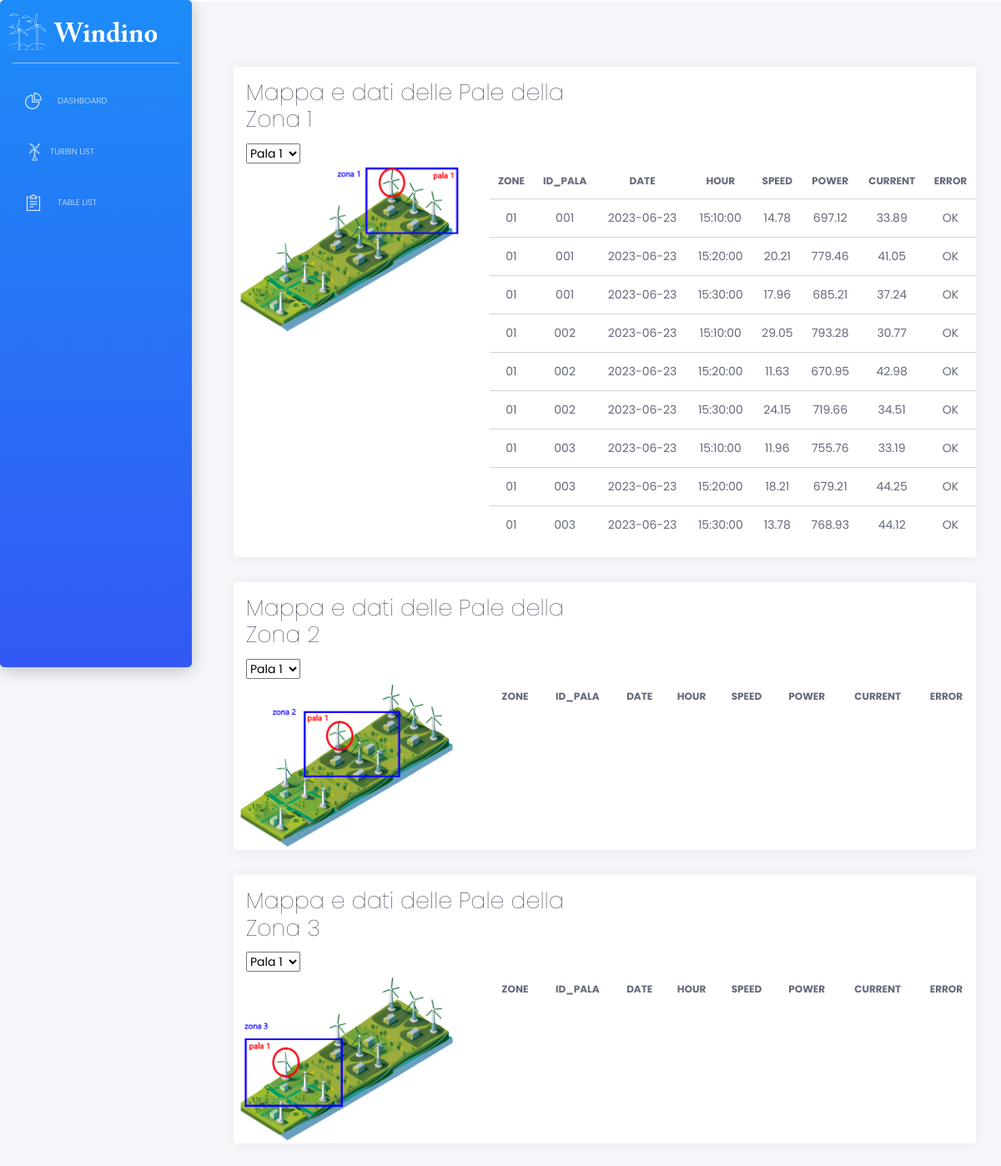
Screenshot of /pale with the database file from the repository.
### tables this page shows
CREATE TABLE arduino (
				   zone TEXT,
				   id TEXT,
				   date DATE,
				   hour TIME,
                   speed FLOAT,
                   power FLOAT,
				   current FLOAT,
				   error TEXT);

### apps/home/routes.py (the view)
@blueprint.route('/pale')
def pale():
    with get_db() as conn:
        arduino_all_data = conn.execute('SELECT * FROM arduino').fetchall()
        turbine_data= conn.execute(
                        "SELECT subquery3.zone, subquery3.id, subquery3.date, subquery3.hour, subquery3.speed, subquery3.power, subquery3.current, subquery3.error "
                        "FROM ( "
                        "    SELECT subquery2.*, ROW_NUMBER() OVER (PARTITION BY subquery2.zone, subquery2.id ORDER BY subquery2.date DESC, subquery2.hour DESC) AS rn "
                        "    FROM ( "
                        "        SELECT t.* "
                        "        FROM arduino t "
                        "        ORDER BY t.zone, t.id, t.date DESC, t.hour DESC "
                        "    ) subquery2 "
                        ") subquery3 "
                        "WHERE subquery3.rn <= 3 "
                        "GROUP BY subquery3.zone, subquery3.id, subquery3.date, subquery3.hour, subquery3.speed, subquery3.power, subquery3.current, subquery3.error"
                    ).fetchall()
        arduino_recent_data = conn.execute('SELECT * '
                       'FROM arduino a '
                       'WHERE (zone, id, date, hour) IN ('
                           'SELECT zone, id, MAX(date), MAX(hour) '
                           'FROM arduino '
                           'GROUP BY zone, id)').fetchall()
    return render_template('home/pale.html', arduino_recent_data=arduino_recent_data, arduino_all_data=arduino_all_data, turbine_data=turbine_data)

### apps/__init__.py (called while the page is built)
def configure_database(app):
    @app.before_first_request
    def initialize_database():
        db.create_all()
    @app.teardown_request
    def shutdown_session(exception=None):
        db.session.remove()

### apps/home/routes.py (called while the page is built)
def get_db():
    db = getattr(g, '_database', None)
    if db is None:
        db = g._database = sqlite3.connect(DATABASE)
        db.row_factory = sqlite3.Row
    return db

### apps/templates/home/pale.html (shortened to what this page needs)
{% extends "layouts/base.html" %}
{% block content %}
<div class="content">
<div class="row">
    <div class="col-12">
          <div class="card">
              <div class="card-header">
                  <div class="row">
                    <div class="col-sm-6 text-left">
                      <h2 class="card-title">Mappa e dati delle Pale della Zona 1</h2>
                    </div>
                  </div>
                  <select id="location-select-1">
                      <option value="zone1turbine1">Pala 1</option>
                    </select>
                  </div>
                  <div class="row">
                    <div class="col-lg-4 col-md-12">
                      <div id="map-container-1">
                        <img id="map-image-zone1" src="/static/assets/img/pale/zone1turbine1.png">
                    </div>
                    </div>
                    <div class="col-lg-8 col-md-12">
                      <div class="table">
                        <table class="table tablesorter" id="">
                            <thead class="text-primary">
                              <tr>
                                <th class="text-center">zone</th>
                                <th class="text-center">id_pala</th>
                                <th class="text-center">date</th>
                                <th class="text-center">hour</th>
                                <th class="text-center">speed</th>
                                <th class="text-center">power</th>
                                <th class="text-center">current</th>
                                <th class="text-center">error</th>
                            </tr>
                            </thead>
                            <tbody>
                              {% for pala in turbine_data %}
                              {% if pala.zone == "01" %}
                                  <tr>
                                      <td class="text-center">{{pala.zone}}</td>
                                      <td class="text-center">{{ pala.id }}</td>
                                      <td class="text-center">{{ pala.date }}</td>
                                      <td class="text-center">{{ pala.hour }}</td>
                                      <td class="text-center">{{ pala.speed }}</td>
                                      <td class="text-center">{{ pala.power }}</td>
                                      <td class="text-center">{{ pala.current }}</td>
                                      <td class="text-center">{{ pala.error }}</td>
                                  </tr>
                              {% endif %}
                          {% endfor %}
                            </tbody>
                          </table>
                      </div>
                    </div>
                  </div>
                  </div>
          </div>
</div>
<div class="row">
    <div class="col-12">
          <div class="card">
              <div class="card-header">
                  <div class="row">
                    <div class="col-sm-6 text-left">
                      <h2 class="card-title">Mappa e dati delle Pale della Zona 2</h2>
                    </div>
                  </div>
                  <select id="location-select-2">
                      <option value="zone2turbine1">Pala 1</option>
                    </select>
                  </div>
                  <div class="row">
                    <div class="col-lg-4 col-md-12">
                      <div id="map-container-2">
                        <img id="map-image-zone2" src="/static/assets/img/pale/zone2turbine1.png">
                    </div>
                    </div>
                    <div class="col-lg-8 col-md-12">
                      <div class="table">
                        <table class="table tablesorter" id="">
                          <thead class="text-primary">
                            <tr>
                              <th class="text-center">zone</th>
                              <th class="text-center">id_pala</th>
                              <th class="text-center">date</th>
                              <th class="text-center">hour</th>
                              <th class="text-center">speed</th>
                              <th class="text-center">power</th>
                              <th class="text-center">current</th>
                              <th class="text-center">error</th>
                          </tr>
                          </thead>
                        </table>
                      </div>
                    </div>
                  </div>
                  </div>
          </div>
</div>
<div class="row">
    <div class="col-12">
          <div class="card">
              <div class="card-header">
                  <div class="row">
                    <div class="col-sm-6 text-left">
                      <h2 class="card-title">Mappa e dati delle Pale della Zona 3</h2>
                    </div>
                  </div>
                  <select id="location-select-3">
                      <option value="zone3turbine1">Pala 1</option>
                    </select>
                  </div>
                  <div class="row">
                    <div class="col-lg-4 col-md-12">
                      <div id="map-container-3">
                        <img id="map-image-zone3" src="/static/assets/img/pale/zone3turbine1.png">
                    </div>
                    </div>
                    <div class="col-lg-8 col-md-12">
                      <div class="table">
                        <table class="table tablesorter" id="">
                            <thead class="text-primary">
                              <tr>
                                <th class="text-center">zone</th>
                                <th class="text-center">id_pala</th>
                                <th class="text-center">date</th>
                                <th class="text-center">hour</th>
                                <th class="text-center">speed</th>
                                <th class="text-center">power</th>
                                <th class="text-center">current</th>
                                <th class="text-center">error</th>
                            </tr>
                            </thead>
                          </table>
                      </div>
                    </div>
                  </div>
                  </div>
          </div>
</div>
</div>
{% endblock content %}

### apps/templates/layouts/base.html (shortened to what this page needs)
<!DOCTYPE html>
<html lang="en">
<head>
    <link href="https://use.fontawesome.com/releases/v5.0.6/css/all.css" rel="stylesheet">
    <link href="{{ config.ASSETS_ROOT }}/css/nucleo-icons.css" rel="stylesheet"/>
    <link href="{{ config.ASSETS_ROOT }}/css/black-dashboard.css?v=1.0.0" rel="stylesheet"/>
</head>
<body  style="background-color:white;">
    <div class="wrapper">
        {% include 'includes/sidebar.html' %}
        <div class="main-panel" >
            {% block content %}{% endblock content %}
        </div>
    </div>
</body>
</html>

### apps/templates/includes/sidebar.html
<div class="sidebar" data="blue">
    <div class="sidebar-wrapper">
        <div class="logo">
            <a href="/start" class="simple-text logo-normal">
                <img src="/static/assets/img/logo_white.png">
            </a>
        </div>
        <ul class="nav">
            <li class="{% if 'index' in segment %} active {% endif %} ">
                <a href="/index">
                    <i class="tim-icons icon-chart-pie-36"></i>
                    <p>Dashboard</p>
                </a>
            </li>
            <li class="{% if 'pale' in segment %} active {% endif %}">
                <a href="/pale">
                  <table>
                    <tr>
                      <td><img src="/static/assets/img/turbine_sidebar.png" sizes="21x22"></td>
                      <td><p>Turbin List</p></td>
                    </tr>
                  </table>
                </a>
              </li>
              <li class="{% if 'tables' in segment %} active {% endif %}">
                <a href="/tables">
                    <i class="tim-icons icon-notes"></i>
                    <p>Table List</p>
                </a>
                    </li>
        </ul>
    </div>
</div>

### rows the page displays
arduino: zone "01", id "001", date "2023-06-23", hour "15:10:00", speed "14.78", power "697.12", current "33.89", error "OK"
arduino: zone "01", id "001", date "2023-06-23", hour "15:20:00", speed "20.21", power "779.46", current "41.05", error "OK"
arduino: zone "01", id "001", date "2023-06-23", hour "15:30:00", speed "17.96", power "685.21", current "37.24", error "OK"
arduino: zone "01", id "002", date "2023-06-23", hour "15:10:00", speed "29.05", power "793.28", current "30.77", error "OK"
arduino: zone "01", id "002", date "2023-06-23", hour "15:20:00", speed "11.63", power "670.95", current "42.98", error "OK"
arduino: zone "01", id "002", date "2023-06-23", hour "15:30:00", speed "24.15", power "719.66", current "34.51", error "OK"
arduino: zone "01", id "003", date "2023-06-23", hour "15:10:00", speed "11.96", power "755.76", current "33.19", error "OK"
arduino: zone "01", id "003", date "2023-06-23", hour "15:20:00", speed "18.21", power "679.21", current "44.25", error "OK"
arduino: zone "01", id "003", date "2023-06-23", hour "15:30:00", speed "13.78", power "768.93", current "44.12", error "OK"
